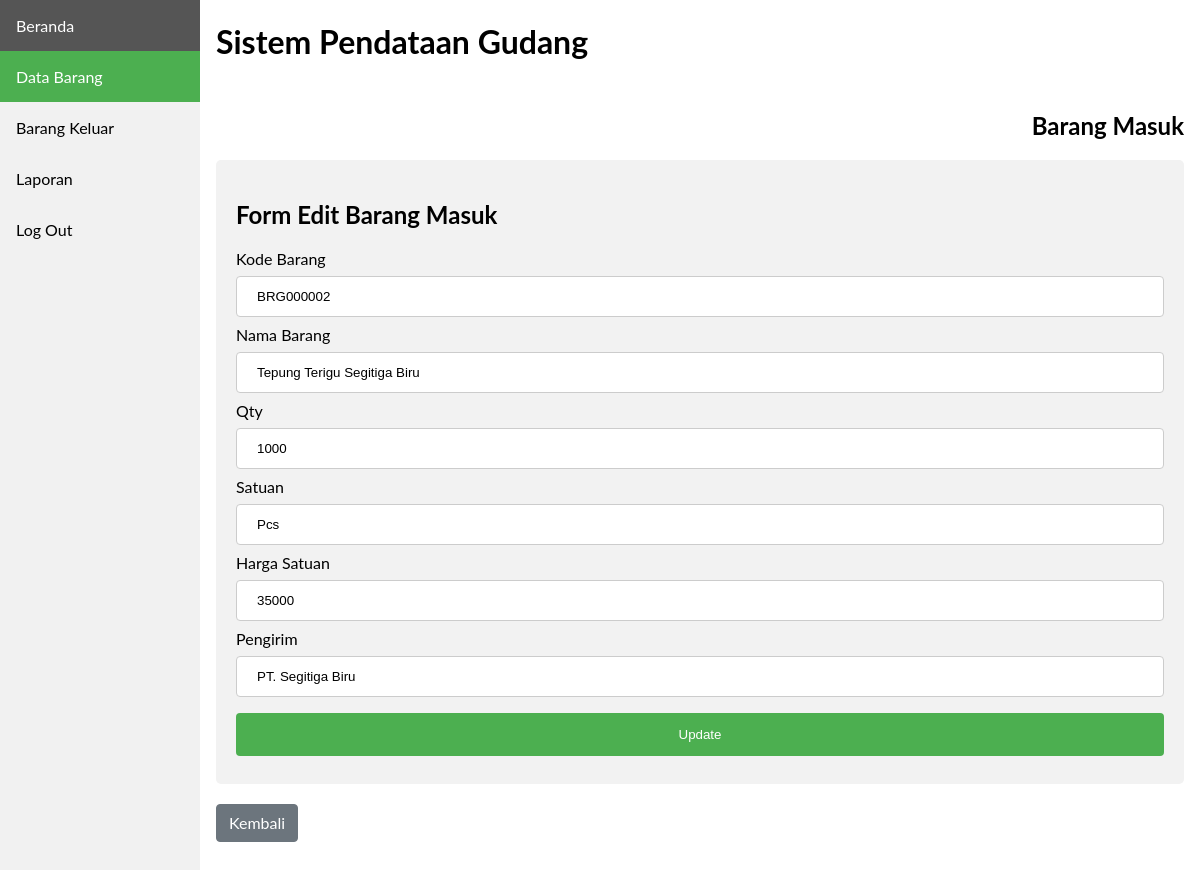
The app's page /frontend/data_barang/edit.php?kode_barang=BRG000002&page=databarang with its own data.
### tables this page shows
CREATE TABLE `laporan_brg_masuk` (
  `id_lprn_brg_msk` int(11) NOT NULL,
  `tgl_masuk` date NOT NULL,
  `kode_barang` varchar(20) NOT NULL,
  `nama_brg` varchar(100) NOT NULL,
  `stok_masuk` int(20) NOT NULL,
  `stn_brg_masuk` varchar(100) NOT NULL,
  `harga_satuan` int(20) NOT NULL,
  `sbttl_brg_masuk` int(20) NOT NULL,
  `nama_pengirim` varchar(100) NOT NULL
);

### frontend/data_barang/edit.php (the view, shortened to what this page needs)
<!DOCTYPE html>
<html lang="en">
<head>
  <link rel="stylesheet" href="../../css/style.css">
</head>
<body>
  <?php
    include '../../database/koneksi.php';
    include '../layouts/sidebar.php';
  ?>
  <div class="content">
    <h1>Sistem Pendataan Gudang</h1>
    <h2 class="teks-rata-kanan margin-top-50">Barang Masuk</h2>
    <div class="kotak-form">
      <h2>Form Edit Barang Masuk</h2>
      <?php
      $kode_barang  = $_GET['kode_barang'];
      $selectData  = "SELECT * FROM laporan_brg_masuk WHERE kode_barang = '$kode_barang' ";
      $queryData   = mysqli_query($host, $selectData);
      $data        = mysqli_fetch_assoc($queryData);
      ?>
      <form action="../../backend/barang_masuk/barang_masuk.php" method="POST">
        <label>Kode Barang</label>
        <input type="text" class="form" name="kode_barang" value="<?= $data['kode_barang'] ?>" readonly>
        <label>Nama Barang</label>
        <input type="text" class="form" name="nama_brg" value="<?= $data['nama_brg'] ?>">
        <label>Qty</label>
        <input type="number" class="form" name="stok_brg" value="<?= $data['stok_masuk'] ?>">
        <label>Satuan</label>
        <input type="text" class="form" name="satuan_brg" value="<?= $data['stn_brg_masuk'] ?>">
        <label>Harga Satuan</label>
        <input type="text" class="form" name="harga_satuan" value="<?= $data['harga_satuan'] ?>">
        <label>Pengirim</label>
        <input type="text" class="form" name="pengirim" value="<?= $data['nama_pengirim'] ?>">
        <input type="submit" class="form-tombol" value="Update" name="edit_barang_masuk">
      </form>
    </div>
    <a href="index.php?page=databarang" class="btn btn-abu margin-20-0">
      Kembali
    </a>
  </div>
</body>
</html>

### css/style.css (style rules this page uses)
body { margin: 0; font-family: "Lato", sans-serif; }
div.content { margin-left: 200px; padding: 1px 16px; height: 1000px; }
.form { width: 100%; padding: 12px 20px; margin: 8px 0; display: inline-block; border: 1px solid #ccc; border-radius: 4px; box-sizing: border-box; }
.form-tombol { width: 100%; background-color: #4CAF50; color: white; padding: 14px 20px; margin: 8px 0; border: none; border-radius: 4px; cursor: pointer; }
.kotak-form { border-radius: 5px; background-color: #f2f2f2; padding: 20px; }
.btn { text-decoration: none; display: inline-block; font-weight: 400; color: #212529; text-align: center; vertical-align: middle; cursor: pointer; -webkit-user-select: none; -moz-user-select: none; -ms-user-select: none; user-select: none; background-color: transparent; border: 1px solid transparent; padding: 0.375rem 0.75rem; font-size: 1rem; line-height: 1.5; border-radius: 0.25rem; transition: color 0.15s ease-in-out, background-color 0.15s ease-in-out, border-color 0.15s ease-in-out, box-shadow 0.15s ease-in-out; }
.btn-abu { color: #fff; background-color: #6c757d; border-color: #6c757d; }
.teks-rata-kanan { text-align: right !important; }
.margin-top-50 { margin-top: 50px !important; }
.margin-20-0 { margin: 20px 0 !important; }

### records on screen
laporan_brg_masuk: kode_barang "BRG000002", nama_brg "Tepung Terigu Segitiga Biru", stok_brg "1000", satuan_brg "Pcs", harga_satuan "35000", pengirim "PT. Segitiga Biru"
